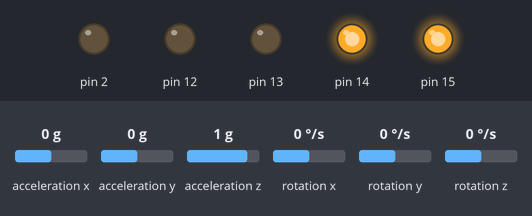
A sketch run on a simulated Arduino Uno, built with avr-gcc and run on an emulated ATmega328P. On the bench: output pins drawn as LEDs (lit = HIGH). Inputs (shaded band) come from the test bench; at power-on: acceleration x 0 g, acceleration y 0 g, acceleration z 1 g, rotation x 0 °/s, rotation y 0 °/s, rotation z 0 °/s. Pins used as bus, display or sensor lines are not drawn; what the sketch prints to the serial monitor is not drawn.

Above: at 1.7 s.
1.8 s: acceleration x set to -0.4 g
3.3 s: acceleration x set to -0.7 g
At 4.3 s:
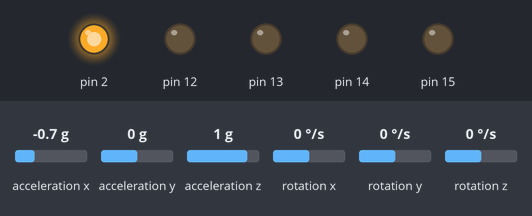
4.8 s: acceleration x set to 0 g
At 5.1 s:
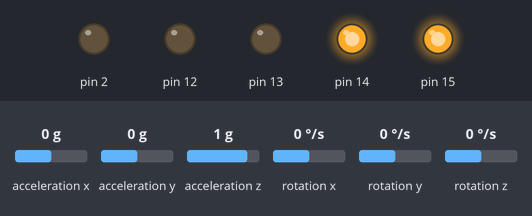
6.3 s: acceleration x set to -1.4 g
At 7.5 s:
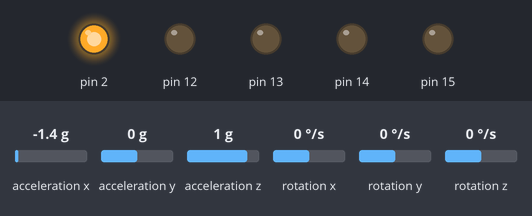
Timing chart, 0 to 8.8 s (numbered marks = the images above; inputs shaded):
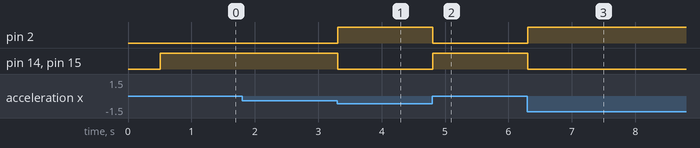

Measured:
- the behaviour switches between -0.5 and -0.6 g on acceleration x (found by bisection; images 0 and 1)
- after the input at 1.8 s, every drawn part: stays the same
- after the input at 3.3 s, pin 2: LOW → HIGH at once; pin 14, pin 15: HIGH → LOW at once
- after the input at 4.8 s, pin 2: HIGH → LOW at once; pin 14, pin 15: LOW → HIGH at once
- after the input at 6.3 s, pin 2: LOW → HIGH at once; pin 14, pin 15: HIGH → LOW at once

The sketch:

PenduloInvertido2WD.ino
```cpp
/*
    Programação Pêndulo Invertido 2WD
*/
#include <PID_v1.h>
#include <LMotorController.h>
#include "I2Cdev.h"
#include "MPU6050_6Axis_MotionApps20.h"
#include "Wire.h"

#define MIN_ABS_SPEED 40

MPU6050 mpu;

bool dmpReady = false; // set true if DMP init was successful
uint8_t mpuIntStatus; // holds actual interrupt status byte from MPU
uint8_t devStatus; // return status after each device operation (0 = success, !0 = error)
uint8_t fifoBuffer[64]; // FIFO storage buffer

// orientation/motion vars
Quaternion q; // [w, x, y, z] quaternion container
VectorFloat gravity; // [x, y, z] gravity vector
float ypr[3]; // [yaw, pitch, roll] yaw/pitch/roll container and gravity vector

//PID
double originalSetpoint = 0;
double setpoint = originalSetpoint;
double input, output;

//adjust these values to fit your own design
double Kp = 0;
double Kd = 0;
double Ki = 0;
PID pid(&input, &output, &setpoint, Kp, Ki, Kd, DIRECT);

double motorSpeedFactorLeft = 0.9;
double motorSpeedFactorRight = 0.9;

//MOTOR CONTROLLER
int ENA = 0, IN1 = 15, IN2 = 13;
int IN3 = 14, IN4 = 12, ENB = 2;

LMotorController motorController(ENA, IN1, IN2, ENB, IN3, IN4, motorSpeedFactorLeft, motorSpeedFactorRight);

void setup()
{
  Serial.begin(9600);
  Wire.setClock(400000);
  Wire.begin();

  mpu.initialize();
  devStatus = mpu.dmpInitialize();

  Serial.println("Testando conexão...");
  Serial.println(mpu.testConnection() ? "Sensor conectado" : "Falha ao conectar ao sensor");

  mpu.setXGyroOffset(220);
  mpu.setYGyroOffset(76);
  mpu.setZGyroOffset(-85);
  mpu.setZAccelOffset(1788); // 1688 factory default for my test chip

  if (devStatus == 0)
  {
    mpu.setDMPEnabled(true);
    dmpReady = true;

    //setup PID
    pid.SetMode(AUTOMATIC);
    pid.SetSampleTime(10);
    pid.SetOutputLimits(-255, 255);
  }
  else
  {
    Serial.print(("DMP Initialization failed (code "));
    Serial.print(devStatus);
    Serial.println((")"));
  }
}


void loop()
{
  if (!dmpReady) return;

  if (mpu.dmpGetCurrentFIFOPacket(fifoBuffer))
  {
    mpu.dmpGetQuaternion(&q, fifoBuffer);
    mpu.dmpGetGravity(&gravity, &q);
    mpu.dmpGetYawPitchRoll(ypr, &q, &gravity);
    input = ypr[1] * 180 / M_PI;

    //    Serial.println("\n\nX\tY\tZ");
    //    Serial.println(String(ypr[0] * 180/M_PI) + "\t" + String(ypr[1] * 180/M_PI) + "\t" +String(ypr[2] * 180/M_PI));
  }

  pid.Compute();

  if (abs(input) > 30) motorController.stopMoving();
  else motorController.move(output < 0 ? -1.1 * output : -output, MIN_ABS_SPEED);

  //Serial.println("Input\tOutput\tSetpoint");
  //  Serial.println(String(input)+"\t"+String(output)+"\t"+String(setpoint));
}
```
